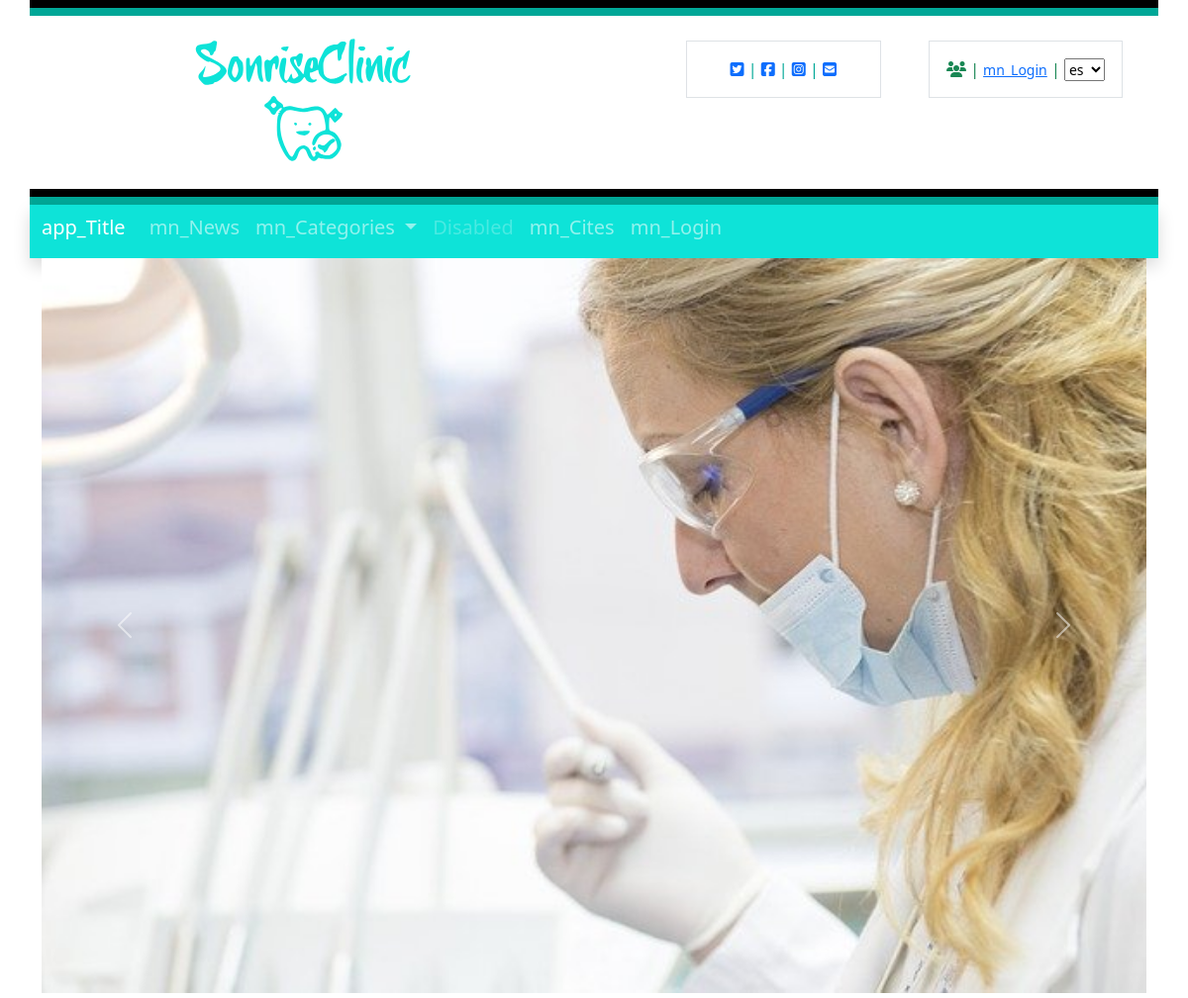
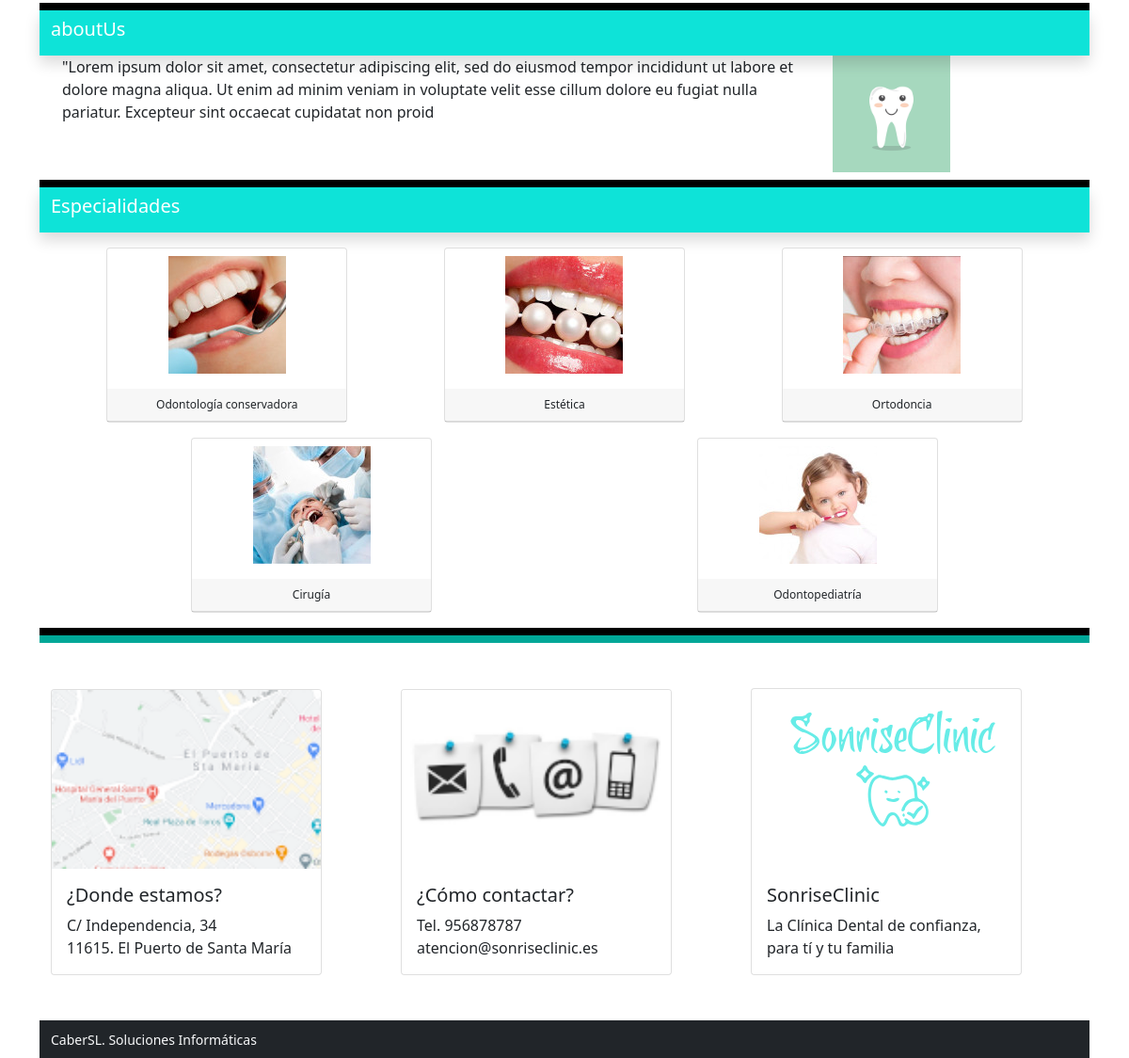
The page / on the database its author committed (2 pictures, top to bottom).
### tables this page shows
CREATE TABLE `settings` (
  `id` int(9) NOT NULL,
  `type` varchar(10) NOT NULL,
  `label` varchar(25) NOT NULL,
  `value` varchar(255) NOT NULL
);

CREATE TABLE `blocks` (
  `id` int(9) NOT NULL,
  `id_page` int(9) NOT NULL,
  `name` varchar(56) NOT NULL,
  `block` varchar(56) NOT NULL,
  `order_n` int(9) NOT NULL
);

CREATE TABLE `block` (
  `id` int(9) NOT NULL,
  `name` varchar(56) NOT NULL,
  `description` varchar(256) NOT NULL,
  `label#01` varchar(256) NOT NULL,
  `num#1` int(9) DEFAULT NULL,
  `label#02` varchar(256) DEFAULT NULL,
  `num#2` int(9) DEFAULT NULL,
  `label#03` varchar(256) DEFAULT NULL,
  `num#3` int(9) DEFAULT NULL,
  `label#04` varchar(256) DEFAULT NULL,
  `num#4` int(9) DEFAULT NULL,
  `label#05` varchar(256) DEFAULT NULL,
  `num#5` int(9) DEFAULT NULL,
  `label#06` varchar(256) DEFAULT NULL,
  `text#1` varchar(56) DEFAULT NULL,
  `label#0` varchar(256) DEFAULT NULL,
  `text#2` varchar(56) DEFAULT NULL,
  `label#08` varchar(256) DEFAULT NULL,
  `text#3` varchar(56) DEFAULT NULL,
  `label#09` varchar(256) DEFAULT NULL,
  `text#4` varchar(56) DEFAULT NULL,
  `label#10` varchar(256) DEFAULT NULL,
  `text#5` varchar(56) DEFAULT NULL,
  `css` text DEFAULT NULL
);

CREATE TABLE `treatmentscategories` (
  `id` int(1) NOT NULL,
  `name` varchar(100) NOT NULL,
  `info` text NOT NULL,
  `image` varchar(300) NOT NULL
);

### includes/sessions.php (called while the page is built, shortened)
<?php
if (isset($_SESSION['lang'])) {
    $lang = $_SESSION['lang'];
} else {
    $lang = null;
}
function isAuthenticated()
{
    if (isset($_SESSION['autentificado'])) {
        return $_SESSION['autentificado'];
    } else return FALSE;
}

### includes/class.data.php (called while the page is built, shortened)
<?php
class DataBase
{
    var $connection;
    public function __construct()
    {
        if (DB_PASS == NULL)
            $this->connection = mysqli_connect(DB_SERVER, DB_USER, DB_NAME);
        else
            $this->connection = mysqli_connect(DB_SERVER, DB_USER, DB_PASS, DB_NAME);
        return true;
    }
    public function send($sql, $type = 'ARRAY')
    {
        $result = mysqli_query($this->connection, $sql) or die(mysqli_error($this->connection));
        $return = array();
        if ($type == 'ARRAY')
            while (($return[] = mysqli_fetch_array($result))) {
            }
        else {
            while (($return[] = mysqli_fetch_assoc($result))) {
            }
        }
        if (count($return) > 1)
            unset($return[count($return) - 1]);
        else
            $return = FALSE;
        return $return;
    }
    public function select($table, $where, $type = 'ARRAY')
    {
        $sql = "SELECT * FROM " . $table . " WHERE " . $where;
        $result = mysqli_query($this->connection, $sql);
        $return = array();
        if ($type == 'ARRAY')
            while (($return[] = mysqli_fetch_array($result))) {
            }
        else
            while (($return[] = mysqli_fetch_assoc($result))) {
            }
        if (count($return) > 1)
            unset($return[count($return) - 1]);
        else
            $return = FALSE;
        return $return;
    }
}

### includes/functions.php (called while the page is built, shortened)
<?php
function __($str, $lang = null)
{
	if (!isset($lang)) :
		$lang = "es";
	endif;
	return $str;
}

### blocks/specialties.php (the view, shortened to what this page needs)
<div class="container" style="border-top: 8px solid white">
  <?php
  $recordset = $db->send("SELECT * FROM treatmentscategories;");
  ?>
  <div class="row" style="border-top: 8px solid black">
    <nav class="navbar navbar-expand-lg  shadow navbar-dark" style="padding-top: 0; background-color:#0ee3d8">
      <a class="navbar-brand" href="#"><?= $name_block ?></a>
    </nav>
  </div>
  <div class="d-flex p-2 bd-highlight flex-wrap justify-content-around">
    <?php foreach ($recordset as $specialty) : ?>
      <div class="p-2 bd-highlight text-center">
        <div class="card" style="width: 16rem;;" onclick="window.location='../categorieInterventions.php?categorie=<?= $specialty['id'] ?>';">
          <figure class="figure mt-2">
            <?php if (isset($specialty['image']) && $specialty['image'] != "") : ?>
              <img src="images/specialties/<?= $specialty['image'] ?>" class="t-opacity">
            <?php endif; ?>
          </figure>
          <div class="card-header" style="font-size: 1vw"><?= $specialty['name'] ?></div>
        </div>
      </div>
    <?php endforeach; ?>
  </div>
</div>

### index.php (shortened to what this page needs)
<?php
include("includes/functions.php");
include("includes/sessions.php");
$PG_NAME = "Home";
?>
<!DOCTYPE html>
<html lang="<?= $lang ?>">
<?php require "sections/head.php"; ?>
<body >
  <?php
  include "sections/header.php";
  include "sections/navbar.php";
  $db = new DataBase(DB_SERVER, DB_USER, DB_PASS, DB_NAME, 1);
  $sql = "SELECT * FROM pages a INNER JOIN blocks b ON a.id = b.id_page WHERE a.page = '" . $PG_NAME . "' ORDER BY order_n ASC";
  $blocks = $db->send($sql);
  foreach ($blocks as $block) :
    $name_block = $block['name'];
    include "blocks/" . $block['block'] . ".php";
  endforeach;
  include "sections/footer.php";
  ?>
</body>
</html>

### sections/head.php (shortened to what this page needs)
<head>
  <link rel="stylesheet" href="css/bootstrap.min.css">
  <link rel="stylesheet" href="css/styles.css">
</head>

### sections/header.php (shortened to what this page needs)
<div class="container ">
  <div class="row" style="border-top: 8px solid black"></div>
  <div class="row align-items-start" style="border-top: 8px solid #00A797">
    <div class="col" style="margin-left:10%" >
      <img class="rounded float-start" src="images/logo2.svg" width="300" height="175"  >
    </div>
    <div class="col">
      <div class="social">
        <div class="container px-4">
          <div class="row gx-5">
            <div class="col ">
              <div class="p-3 border  text-center text-primary">
                <?php
                $db = new DataBase();
                $social = $db->send("SELECT * FROM settings WHERE label like 'fab %' AND value<>'';");
                if (!empty($social)) :
                  $cont = 0;
                  foreach ($social as $key) :
                    $cont++;
                    if ($cont > 1) echo "|"; ?>
                    <a href="<?= $key['value'] ?>" target="_blank" style="text-decoration:none;">
                      <i class="fab <?= $key['label'] ?> my-2 my-sm-0"></i>
                    </a>
                  <?php endforeach;
                endif;
                $email = $db->select("settings", "type = 'email' AND value <>''");
                if (!empty($email)) : ?>
                  | <a href="mailto:<?= $email[0]['value'] ?>"><i class="fas <?= $email[0]['label'] ?> my-2 my-sm-0"></i></a>
                <?php endif;
                ?>
              </div>
            </div>
            <div class="col">
              <div class="p-3 border  text-center text-success">
                <?php if (!isAuthenticated()) : ?>
                  <i class="fas fa-users"></i> | <a class="small" href="login.php"><?= __('mn_Login', $lang) ?></a>
                <?php else : ?>
                  <i class="fas fa-user my-2 my-sm-0"></i> | <?= $_SESSION['name'] ?>
                <?php endif; ?> |
                <select class="w-25 d-inline small" id="selectlang">
                  <option value="es" <?= $lang == 'es' ? ' selected' : '' ?>>es</option>
                </select>
              </div>
            </div>
          </div>
        </div>
      </div>
    </div>
  </div>
</div>

### sections/navbar.php (shortened to what this page needs)
<div class="container" style="border-top: 8px solid black">
  <div class="row align-items-start" style="border-top: 8px solid #00A797">
    <nav class="navbar navbar-expand-lg shadow navbar-dark" style="padding-top: 0; background-color:#0ee3d8"  >
      <a class="navbar-brand" href="index.php"><?= __('app_Title', $lang) ?></a>
      <div class="collapse navbar-collapse" id="navbarSupportedContent">
        <ul class="navbar-nav mr-auto fs-5">
          <li class="nav-item">
            <a class="nav-link fs-5" href="news.php"><?= __('mn_News', $lang) ?></a>
          </li>
          <li class="nav-item dropdown">
            <a class="nav-link dropdown-toggle" href="#" id="navbarDropdown" role="button" data-toggle="dropdown" aria-haspopup="true" aria-expanded="false">
              <?= __('mn_Categories', $lang) ?>
            </a>
          </li>
          <li class="nav-item">
            <a class="nav-link disabled" href="#">Disabled</a>
          </li>
          <li class="nav-item">
            <a class="nav-link" href="cites.php"><?= __('mn_Cites', $lang) ?></a>
          </li>
          <?php if (!isAuthenticated()) : ?>
            <li class="nav-item<?php if ($PG_NAME == "Login") : ?> active<?php endif; ?>">
              <a class="nav-link" href="login.php"><?= __('mn_Login', $lang) ?><?php if ($PG_NAME == "Login") : ?>
                <span class="sr-only">(current)</span><?php endif; ?>
              </a>
            </li>
          <?php endif ?>
        </ul>
      </div>
    </nav>
  </div>
</div>

### blocks/carousel.php (shortened to what this page needs)
<div class="container">
<div id="carouselExampleControls" class="carousel slide" data-bs-ride="carousel">
  <div class="carousel-inner">
  <?php
    $images = $db->select("block", "name = '".$name_block."'");
    $num_images = $images[0]['num#1'];
    for ($i=0; $i<$num_images; $i++): ?>
      <div class="carousel-item<?=$i==0 ? " active" : ""?>">
        <img class="d-block w-100" src="images/carousel/<?=$images[0]['text#'.($i+1)]?>" alt="Slide#<?=$i?>" data-bs-interval="100">
      </div>
    <?php endfor;
  ?>
    <a class="carousel-control-prev" href="#carouselExampleControls" role="button" data-slide="prev">
      <span class="carousel-control-prev-icon" aria-hidden="true"></span>
    </a>
    <a class="carousel-control-next" href="#carouselExampleControls" role="button" data-slide="next">
      <span class="carousel-control-next-icon" aria-hidden="true"></span>
    </a>
  </div>
</div>

### blocks/aboutUs.php (shortened to what this page needs)
<div class="container" style="border-top: 8px solid white">
    <?php
  $recordset = $db->send("SELECT * FROM block where name = '$name_block';");
  ?>
    <div class="row" style="border-top: 8px solid black">
        <nav class="navbar navbar-expand-lg  shadow navbar-dark" style="padding-top: 0;  background-color:#0ee3d8">
            <a class="navbar-brand" href="#"><?= __($name_block,$lang) ?></a>
        </nav>
    </div>
    <div class="container">
        <div class="row align-items-start">
            <div class="col-9">
                <p><?=$recordset[0][15]?></p>
            </div>
            <div class="col-3">
                <img class="d-line w-50" src="../images/aboutUs/<?=$recordset[0][14]?>" style="display: inline;">
            </div>
        </div>
    </div>
</div>

### sections/footer.php
<div class="container" style="border-top: 8px solid black"></div>
<div class="container py-5" style="border-top: 8px solid #00A797">
    <div class="row align-items-center">
        <div class="col">
            <div class="card" style="width: 18rem;">
                <img src="images/map.png" class="card-img-top" alt="map">
                <div class="card-body">
                    <h5 class="card-title">¿Donde estamos?</h5>
                    <p class="card-text">C/ Independencia, 34<br>
                        11615. El Puerto de Santa María</p>
                </div>
            </div>
        </div>
        <div class="col">
        <div class="card" style="width: 18rem;">
                <img src="images/contact.png" class="card-img-top" alt="contact">
                <div class="card-body">
                    <h5 class="card-title">¿Cómo contactar?</h5>
                    <p class="card-text">Tel. 956878787<br>atencion@sonriseclinic.es</p>
                </div>
            </div>
        </div>
        <div class="col">
        <div class="card" style="width: 18rem;">
            <figure class="figure">
                <img class="rounded float-start" src="images/logoAzul.svg" width="300" height="175">
            </figure>
            <div class="card-body">
                    <h5 class="card-title">SonriseClinic</h5>
                    <p class="card-text">La Clínica Dental de confianza, para tí y tu familia</p>
                </div>
        </div>
        </div>
    </div>
</div>
<div class="container py-2 bg-dark"><small class="text-light">CaberSL. Soluciones Informáticas</small></div>

### css/styles.css (style rules this page uses)
.text-primary { color: #00A797 !important; }
.social { margin-top: 25px; }

### rows shown on the page
blocks: block.text#1 (picture)
blocks: name "aboutUs", block.label#0 "\"Lorem ipsum dolor sit amet, consectetur adipiscing elit, sed do eiusmod tempor incididunt ut labore et dolore magna aliqua. Ut enim ad minim veniam in voluptate velit esse cillum dolore eu fugiat nulla pariatur. Excepteur sint occaecat cupidatat non proid", block.text#1 (picture)
blocks: name "Especialidades"
treatmentscategories: $specialty['id'] 1 (drawn), image (picture), name "Odontología conservadora"
treatmentscategories: image (picture), name "Estética"
treatmentscategories: image (picture), name "Ortodoncia"
treatmentscategories: image (picture), name "Cirugía"
treatmentscategories: image (picture), name "Odontopediatría"

### other values the page prints
__('mn_Login', $lang) "mn_Login"
__('app_Title', $lang) "app_Title"
__('mn_News', $lang) "mn_News"
__('mn_Categories', $lang) "mn_Categories"
__('mn_Cites', $lang) "mn_Cites"
